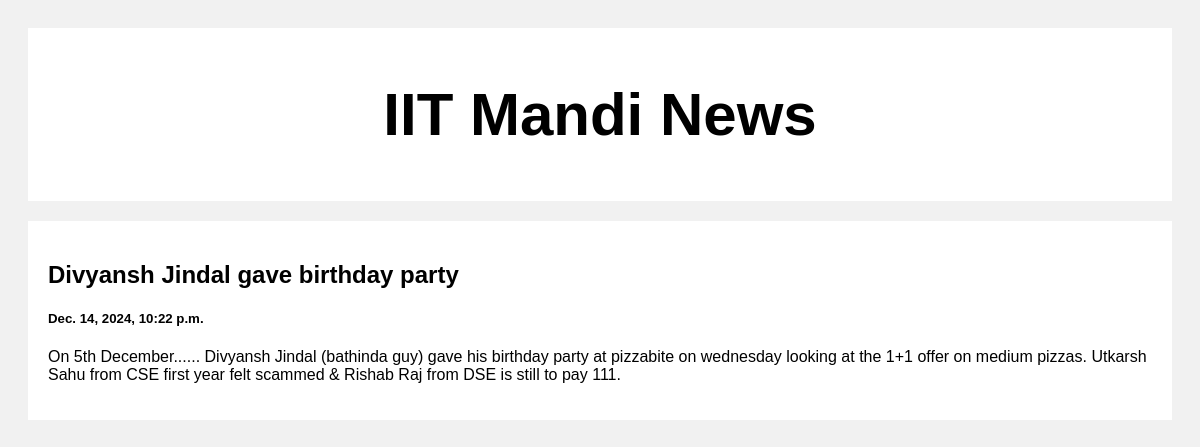
Screenshot of /post/2 with the database file from the repository.
### posts/models.py (models this page shows)
class Post(models.Model):
    title=models.CharField(max_length=100)
    body=models.CharField(max_length=1000000)
    created_at=models.DateTimeField(default=datetime.now,blank=True)

### posts/views.py (the view)
# urls.py: path('post/<str:pk>',views.post,name='index')
def post(request,pk):
    posts=Post.objects.get(id=pk)  ##get that post from db ....for filter
    return render(request,'posts.html',{'posts':posts})

### templates/posts.html (shortened to what this page needs)
<!DOCTYPE html>
<html>
<head>
</head>
<body>
<div class="header">
  <h2>IIT Mandi News</h2>
</div>
<div class="row">
  <div class="leftcolumn">
    <div class="card">
      <a style="text-decoration: none; color: black;" href="#">
        <h2>{{posts.title}}</h2>
        <h5>{{posts.created_at}}</h5>
        <p>{{posts.body}}</p>
      </a>
    </div>
  </div>
</div>
</body>
</html>

### templates/posts.html (style rules this page uses)
* { box-sizing: border-box; }
body { font-family: Arial; padding: 20px; background: #f1f1f1; }
.header { padding: 2px; font-size: 40px; text-align: center; background: white; }
.leftcolumn { float: left; width: 100%; }
.card { background-color: white; padding: 20px; margin-top: 20px; }
.row:after { content: ""; display: table; clear: both; }

### rows the page displays
Post: title "Divyansh Jindal gave birthday party", created_at "Dec. 14, 2024, 10:22 p.m.", body "On 5th December...... Divyansh Jindal (bathinda guy) gave his birthday party at pizzabite on wednesday looking at the 1+1 offer on medium pizzas. Utkarsh Sahu from CSE first year felt scammed & Rishab Raj from DSE is still to pay 111."
